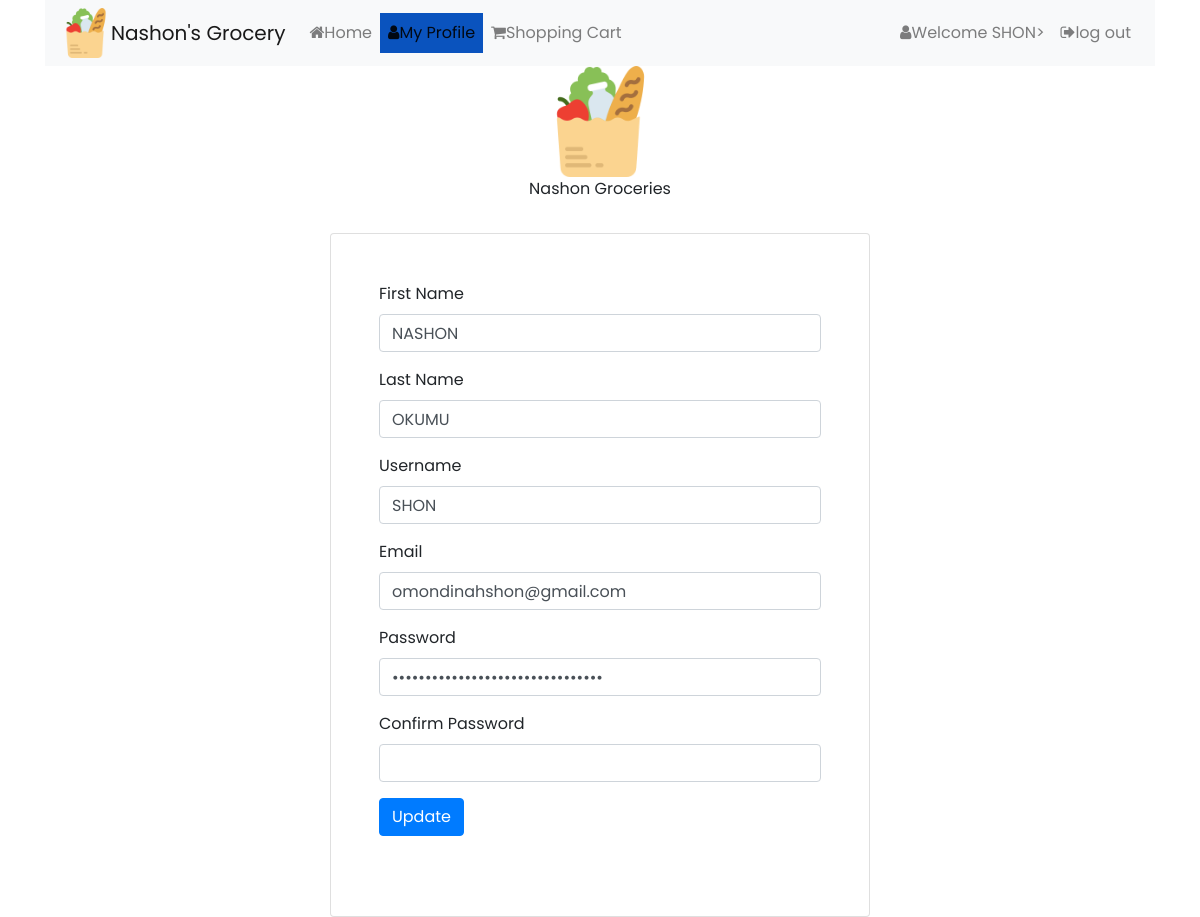
Page /Client/profile.php (signed in) on the committed database.
### tables this page shows
CREATE TABLE `users` (
  `user_id` int(10) NOT NULL,
  `username` varchar(50) NOT NULL,
  `first_name` varchar(50) NOT NULL,
  `last_name` varchar(50) NOT NULL,
  `password` varchar(50) NOT NULL,
  `email` varchar(50) NOT NULL,
  `date_created` datetime NOT NULL
);

### Client/profile.php (the view, shortened to what this page needs)
<?php
include "../includes/dbconnect.php";
?>
<html>
<head>
    <link rel="stylesheet" href="../assets/css/bootstrap.min.css">
    <link rel="stylesheet" href="https://cdnjs.cloudflare.com/ajax/libs/font-awesome/4.7.0/css/font-awesome.min.css">
    <link href="../assets/css/app.css" rel="stylesheet">
</head>
<body>
<div class="container">
    <nav class="navbar navbar-expand-lg navbar-light bg-light">
        <img src="../assets/images/icon.png" class="d-inline-block align-top" width="50px" alt="Logo"><br>
        <a class="navbar-brand" href="#">Nashon's Grocery</a>
        <div class="collapse navbar-collapse" id="navbarSupportedContent">
            <div class="collapse navbar-collapse" id="navbarNav">
                <ul class="navbar-nav mr-auto">
                    <li class="nav-item ">
                        <a class="nav-link" href="index.php"><i class="fa fa-home"></i>Home <span class="sr-only">(current)</span></a>
                    </li>
                    <li class="nav-item active">
                        <a class="nav-link" href="profile.php"><i class="fa fa-user"></i>My Profile</a>
                    </li>
                    <li class="nav-item">
                        <a class="nav-link" href="shoppingCart.php"><i class="fa fa-shopping-cart"></i>Shopping Cart</a>
                    </li>
                </ul>
                <ul class="navbar-nav">
                    <li class="nav-item">
                        <a class="nav-link" href="#"><i class="fa fa-user"></i>Welcome <?php echo $_SESSION['username'] ?>></a>
                    </li>
                    <li class="nav-item">
                        <a class="nav-link" href="logout.php"><i class="fa fa-sign-out"></i>log out</a>
                    </li>
                </ul>
            </div>
        </div>
    </nav>
    <div style="display: flex;justify-content: center;">
        <img src="../assets/images/icon.png" class="img-fluid" width="10%" alt="Logo">
    </div>
    <p style="text-align: center;">Nashon Groceries</p>
    <div class="row">
        <div class="col-md-3"></div>
        <div class="col-md-6">
            <div class="card p-5">
                <form action="register.php" method="post">
                    <?php
                    $user_id = $_SESSION['user_id'];
                    $sql = "SELECT * FROM users WHERE user_id = '$user_id'";
                    $result = mysqli_query($con, $sql);
                    while($row = mysqli_fetch_array($result))
                    {
                    ?>
                    <div class="form-group">
                        <label for="fname">First Name</label>
                        <input type="text" value="<?php echo $row['first_name'] ?>" name="fNameUpdate" class="form-control" required>
                    </div>
                    <div class="form-group">
                        <label for="Lname">Last Name</label>
                        <input type="text" name="lNameUpdate" value="<?php echo $row['last_name'] ?>" class="form-control" required>
                    </div>
                    <div class="form-group">
                        <label for="username">Username</label>
                        <input type="text" name="usernameUpdate"  value="<?php echo $row['username'] ?>" class="form-control" required>
                    </div>
                    <div class="form-group">
                        <label for="email">Email</label>
                        <input type="email" name="emailUpdate" value="<?php echo $row['email'] ?>" class="form-control" required>
                    </div>
                    <div class="form-group">
                        <label for="username">Password</label>
                        <input type="password" name="passwordUpdate"  value="<?php echo $row['password'] ?>" class="form-control" required>
                    </div>
                    <div class="form-group">
                        <label for="username">Confirm Password</label>
                        <input type="password" name="passwordConfirmUpdate"  class="form-control" required>
                    </div>
                    <div class="form-group">
                        <button class="btn btn-primary" name="btnUpdate" type="submit">Update</button>
                        <br>
                    </div>
                    <?php
                    }
                    ?>
                </form>
            </div>
        </div>
        <div class="col-md-3"></div>
    </div>
</div>
</body>
</html>

### assets/css/app.css (style rules this page uses)
body { font-family: 'Poppins', sans-serif; }
.active { color: black; background: #0a53be; }

### rows in the picture
users: fNameUpdate "NASHON", lNameUpdate "OKUMU", usernameUpdate "SHON", emailUpdate "omondinahshon@gmail.com"

### other values in the picture
$_SESSION['username'] "SHON"
